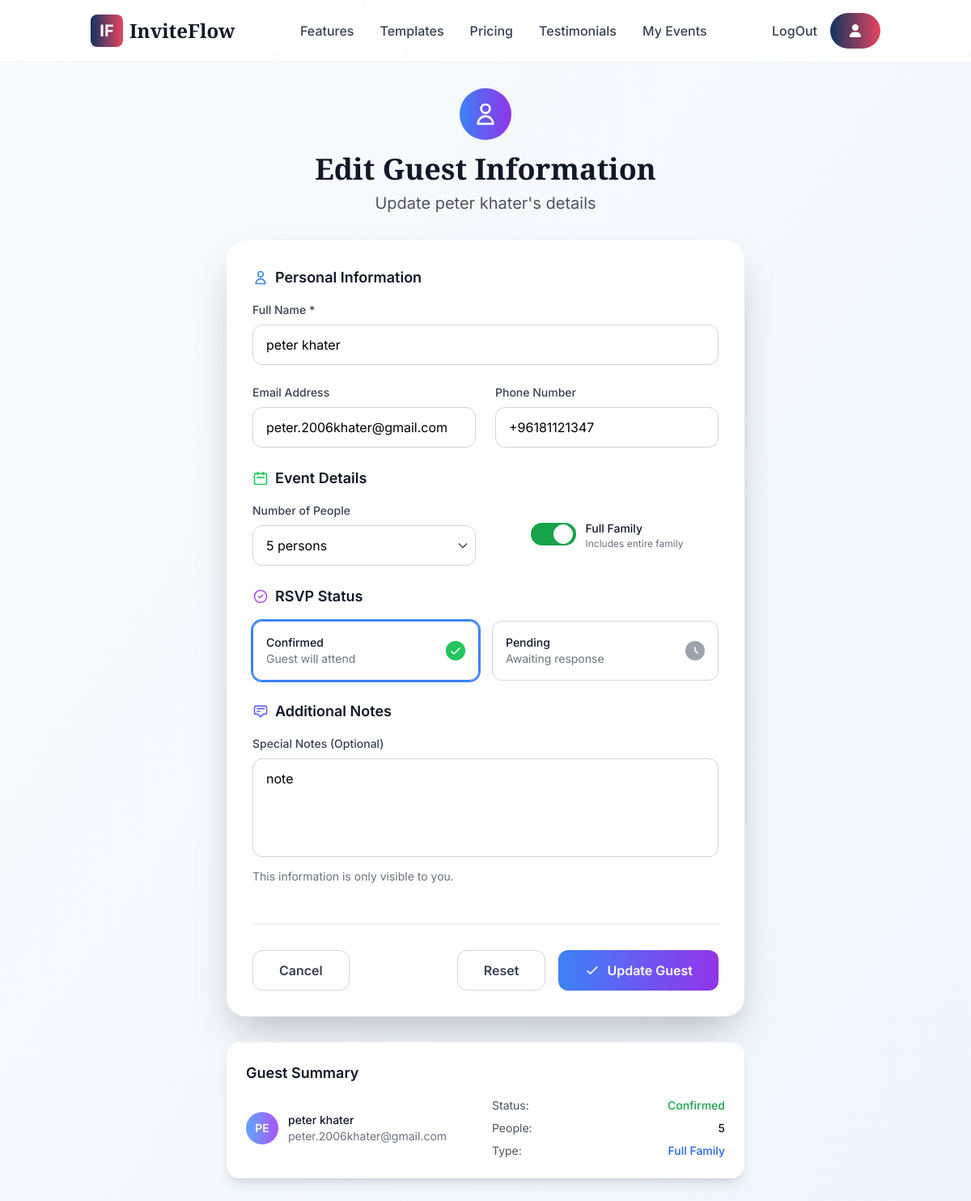
Page /invitation/36/guest/ys2lGlpw7QGoCOt80PNFlRA2YfKgB5Al0ZXC69GEfS0b6JJKuw/edit/ (signed in) on the committed database.
### invitation/models.py (models this page shows, shortened)
class Guest(models.Model):
    invitation = models.ForeignKey(Invitation, on_delete=models.CASCADE, related_name="guests")
    name = models.CharField(max_length=255)
    email = models.EmailField(blank=True, null=True)
    phone_number = PhoneNumberField(blank=True, null=True)
    person_count = models.PositiveIntegerField(default=1)
    full_family = models.BooleanField(default=False)
    rsvp = models.BooleanField(default=False)
    notes = models.TextField(blank=True, null=True)
    guest_secret_key = models.CharField(max_length=255,null=True,blank=True)
    class Meta:
        ordering = ['name']

### invitation/views.py (the view, shortened to what this page needs)
# urls.py: path('invitation/<int:invitation_id>/guest/<str:guest_key>/edit/',views.edit_guest,name="edit_guest"),
@active_or_not
def edit_guest(request, invitation_id, guest_key):
    invitation = get_object_or_404(Invitation, id=invitation_id)
    if request.user != invitation.invitation_owner:
        return HttpResponse('Permission denied', status=403)
    if not invitation.active:
        raise Http404("No MyModel matches the given query.")
    guest = get_object_or_404(Guest,invitation=invitation,guest_secret_key=guest_key)
    context = {
        'guest': guest,
        'invitation': invitation,
    }
    return render(request, 'invitation/guest_edit.html', context)

### template/invitation/guest_edit.html (shortened to what this page needs)
{% extends 'base.html' %}
{% load static %}
{% block content %}
<div id="particles-js" class="fixed inset-0 -z-10"></div>
<div class="min-h-screen bg-gradient-to-br from-gray-50 to-blue-50 py-8">
    <div class="max-w-2xl mx-auto px-4">
        <div class="text-center mb-8">
            <div class="inline-flex items-center justify-center w-16 h-16 bg-gradient-to-r from-blue-500 to-purple-600 rounded-full mb-4">
                <svg class="w-8 h-8 text-white" fill="none" stroke="currentColor" viewBox="0 0 24 24">
                    <path stroke-linecap="round" stroke-linejoin="round" stroke-width="2" d="M16 7a4 4 0 11-8 0 4 4 0 018 0zM12 14a7 7 0 00-7 7h14a7 7 0 00-7-7z"></path>
                </svg>
            </div>
            <h1 class="text-4xl font-elegant font-bold text-gray-900 mb-2">Edit Guest Information</h1>
            <p class="text-xl text-gray-600">Update {{ guest.name }}'s details</p>
        </div>
        <div class="bg-white rounded-3xl shadow-2xl p-8">
            <form method="post">
                <div class="space-y-6">
                    <div>
                        <h3 class="text-lg font-semibold text-gray-900 mb-4 flex items-center">
                            <svg class="w-5 h-5 text-blue-500 mr-2" fill="none" stroke="currentColor" viewBox="0 0 24 24">
                                <path stroke-linecap="round" stroke-linejoin="round" stroke-width="2" d="M16 7a4 4 0 11-8 0 4 4 0 018 0zM12 14a7 7 0 00-7 7h14a7 7 0 00-7-7z"></path>
                            </svg>
                            Personal Information
                        </h3>
                        <div class="mb-6">
                            <label class="block text-sm font-medium text-gray-700 mb-2">
                                Full Name *
                            </label>
                            <input type="text" name="name" value="{{ guest.name }}" required
                                   class="w-full px-4 py-3 border border-gray-300 rounded-xl focus:ring-2 focus:ring-blue-500 focus:border-transparent transition-all duration-200"
                                   placeholder="Enter guest's full name">
                        </div>
                        <div class="grid md:grid-cols-2 gap-6">
                            <div>
                                <label class="block text-sm font-medium text-gray-700 mb-2">
                                    Email Address
                                </label>
                                <input type="email" name="email" value="{{ guest.email|default:'' }}"
                                       class="w-full px-4 py-3 border border-gray-300 rounded-xl focus:ring-2 focus:ring-blue-500 focus:border-transparent transition-all duration-200"
                                       placeholder="email@example.com">
                            </div>
                            <div>
                                <label class="block text-sm font-medium text-gray-700 mb-2">
                                    Phone Number
                                </label>
                                <input type="tel" name="phone_number" value="{{ guest.phone_number|default:'' }}"
                                       class="w-full px-4 py-3 border border-gray-300 rounded-xl focus:ring-2 focus:ring-blue-500 focus:border-transparent transition-all duration-200"
                                       placeholder="+1 (555) 000-0000">
                            </div>
                        </div>
                    </div>
                    <div>
                        <h3 class="text-lg font-semibold text-gray-900 mb-4 flex items-center">
                            <svg class="w-5 h-5 text-green-500 mr-2" fill="none" stroke="currentColor" viewBox="0 0 24 24">
                                <path stroke-linecap="round" stroke-linejoin="round" stroke-width="2" d="M8 7V3m8 4V3m-9 8h10M5 21h14a2 2 0 002-2V7a2 2 0 00-2-2H5a2 2 0 00-2 2v12a2 2 0 002 2z"></path>
                            </svg>
                            Event Details
                        </h3>
                        <div class="grid md:grid-cols-2 gap-6">
                            <div>
                                <label class="block text-sm font-medium text-gray-700 mb-2">
                                    Number of People
                                </label>
                                <div class="relative">
                                    <select name="person_count"
                                            class="w-full px-4 py-3 border border-gray-300 rounded-xl focus:ring-2 focus:ring-green-500 focus:border-transparent transition-all duration-200 appearance-none bg-white">
                                        {% for i in "123456789"|make_list %}
                                        <option value="{{ forloop.counter }}" {% if guest.person_count == forloop.counter %}selected{% endif %}>
                                            {{ forloop.counter }} person{{ forloop.counter|pluralize }}
                                        </option>
                                        {% endfor %}
                                    </select>
                                    <div class="pointer-events-none absolute inset-y-0 right-0 flex items-center px-2 text-gray-700">
                                    </div>
                                </div>
                            </div>
                            <div class="flex items-center justify-center">
                                <label class="flex items-center space-x-3 cursor-pointer">
                                    <div class="relative">
                                        <div class="w-14 h-7 bg-gray-200 peer-focus:outline-none peer-focus:ring-4 peer-focus:ring-blue-300 rounded-full peer peer-checked:after:translate-x-full peer-checked:after:border-white after:content-[''] after:absolute after:top-0.5 after:left-[4px] after:bg-white after:border-gray-300 after:border after:rounded-full after:h-6 after:w-6 after:transition-all peer-checked:bg-green-600"></div>
                                    </div>
                                    <div>
                                        <span class="text-sm font-medium text-gray-900">Full Family</span>
                                        <p class="text-xs text-gray-500">Includes entire family</p>
                                    </div>
                                </label>
                            </div>
                        </div>
                    </div>
                    <div>
                        <h3 class="text-lg font-semibold text-gray-900 mb-4 flex items-center">
                            <svg class="w-5 h-5 text-purple-500 mr-2" fill="none" stroke="currentColor" viewBox="0 0 24 24">
                                <path stroke-linecap="round" stroke-linejoin="round" stroke-width="2" d="M9 12l2 2 4-4m6 2a9 9 0 11-18 0 9 9 0 0118 0z"></path>
                            </svg>
                            RSVP Status
                        </h3>
                        <div class="grid md:grid-cols-2 gap-4">
                            <label class="relative flex cursor-pointer rounded-xl border border-gray-300 p-4 focus:outline-none">
                                <div class="flex w-full items-center justify-between">
                                    <div class="flex items-center">
                                        <div class="text-sm">
                                            <span class="font-medium text-gray-900">Confirmed</span>
                                            <p class="text-gray-500">Guest will attend</p>
                                        </div>
                                    </div>
                                    <div class="shrink-0 text-white">
                                        <svg class="h-6 w-6 {% if guest.rsvp %}text-green-500{% else %}text-gray-400{% endif %}" viewBox="0 0 24 24" fill="none">
                                            <circle cx="12" cy="12" r="12" fill="currentColor"/>
                                            <path d="M7 13l3 3 7-7" stroke="#fff" stroke-width="1.5" stroke-linecap="round" stroke-linejoin="round"/>
                                        </svg>
                                    </div>
                                </div>
                            </label>
                            <label class="relative flex cursor-pointer rounded-xl border border-gray-300 p-4 focus:outline-none">
                                <div class="flex w-full items-center justify-between">
                                    <div class="flex items-center">
                                        <div class="text-sm">
                                            <span class="font-medium text-gray-900">Pending</span>
                                            <p class="text-gray-500">Awaiting response</p>
                                        </div>
                                    </div>
                                    <div class="shrink-0 text-white">
                                        <svg class="h-6 w-6 {% if not guest.rsvp %}text-orange-500{% else %}text-gray-400{% endif %}" viewBox="0 0 24 24" fill="none">
                                            <circle cx="12" cy="12" r="12" fill="currentColor"/>
                                            <path d="M12 8v4l3 3" stroke="#fff" stroke-width="1.5" stroke-linecap="round" stroke-linejoin="round"/>
                                        </svg>
                                    </div>
                                </div>
                            </label>
                        </div>
                    </div>
                    <div>
                        <h3 class="text-lg font-semibold text-gray-900 mb-4 flex items-center">
                            <svg class="w-5 h-5 text-indigo-500 mr-2" fill="none" stroke="currentColor" viewBox="0 0 24 24">
                                <path stroke-linecap="round" stroke-linejoin="round" stroke-width="2" d="M7 8h10M7 12h4m1 8l-4-4H5a2 2 0 01-2-2V6a2 2 0 012-2h14a2 2 0 012 2v8a2 2 0 01-2 2h-3l-4 4z"></path>
                            </svg>
                            Additional Notes
                        </h3>
                        <div>
                            <label class="block text-sm font-medium text-gray-700 mb-2">
                                Special Notes (Optional)
                            </label>
                            <textarea name="notes" rows="4"
                                      class="w-full px-4 py-3 border border-gray-300 rounded-xl focus:ring-2 focus:ring-indigo-500 focus:border-transparent transition-all duration-200 resize-none"
                                      placeholder="Any dietary restrictions, special requirements, or notes about this guest...">{{ guest.notes|default:'' }}</textarea>
                            <p class="text-sm text-gray-500 mt-2">This information is only visible to you.</p>
                        </div>
                    </div>
                </div>
                <div class="flex flex-col sm:flex-row justify-between items-center space-y-4 sm:space-y-0 sm:space-x-4 mt-12 pt-8 border-t border-gray-200">
                    <a href="{% url 'guest_management' invitation.id %}"
                       class="w-full sm:w-auto px-8 py-3 border border-gray-300 text-gray-700 rounded-xl font-semibold hover:border-gray-400 transition-colors duration-200 text-center">
                        Cancel
                    </a>
                    <div class="flex flex-col sm:flex-row space-y-4 sm:space-y-0 sm:space-x-4 w-full sm:w-auto">
                        <button type="button" onclick="resetForm()"
                                class="w-full sm:w-auto px-8 py-3 border border-gray-300 text-gray-700 rounded-xl font-semibold hover:border-gray-400 transition-colors duration-200">
                            Reset
                        </button>
                        <button type="submit"
                                class="w-full sm:w-auto px-8 py-3 bg-gradient-to-r from-blue-500 to-purple-600 text-white rounded-xl font-semibold hover:shadow-lg transform hover:scale-105 transition-all duration-200 flex items-center justify-center">
                            <svg class="w-5 h-5 mr-2" fill="none" stroke="currentColor" viewBox="0 0 24 24">
                                <path stroke-linecap="round" stroke-linejoin="round" stroke-width="2" d="M5 13l4 4L19 7"></path>
                            </svg>
                            Update Guest
                        </button>
                    </div>
                </div>
            </form>
        </div>
        <div class="mt-8 bg-white rounded-2xl shadow-lg p-6">
            <h3 class="text-lg font-semibold text-gray-900 mb-4">Guest Summary</h3>
            <div class="grid md:grid-cols-2 gap-4 text-sm">
                <div class="flex items-center space-x-3">
                    <div class="w-10 h-10 bg-gradient-to-r from-blue-400 to-purple-500 rounded-full flex items-center justify-center text-white font-semibold text-sm">
                        {{ guest.name|slice:":2"|upper }}
                    </div>
                    <div>
                        <p class="font-medium text-gray-900">{{ guest.name }}</p>
                        <p class="text-gray-500">{{ guest.email|default:"No email" }}</p>
                    </div>
                </div>
                <div class="space-y-2">
                    <div class="flex justify-between">
                        <span class="text-gray-600">Status:</span>
                        <span class="font-medium {% if guest.rsvp %}text-green-600{% else %}text-orange-600{% endif %}">
                            {% if guest.rsvp %}Confirmed{% else %}Pending{% endif %}
                        </span>
                    </div>
                    <div class="flex justify-between">
                        <span class="text-gray-600">People:</span>
                        <span class="font-medium text-gray-900">{{ guest.person_count }}</span>
                    </div>
                    {% if guest.full_family %}
                    <div class="flex justify-between">
                        <span class="text-gray-600">Type:</span>
                        <span class="font-medium text-blue-600">Full Family</span>
                    </div>
                    {% endif %}
                </div>
            </div>
        </div>
    </div>
</div>
{% endblock %}

### project/static/css/custom.css (style rules this page uses)
html { scroll-behavior: smooth; }

### template/base.html (style rules this page uses)
#particles-js { position: fixed; width: 100%; height: 100%; background-color: inherit; top: 0; left: 0; z-index: -2; }

### template/invitation/guest_edit.html (style rules this page uses)
* { transition-property: color, background-color, border-color, transform, opacity; transition-timing-function: cubic-bezier(0.4, 0, 0.2, 1); transition-duration: 200ms; }
#particles-js { position: fixed; width: 100%; height: 100%; background-color: inherit; top: 0; left: 0; z-index: -2; }

### rows in the picture
Guest: name "peter khater", email "peter.2006khater@gmail.com", phone_number "+96181121347", person_count "5 persons", notes "note", name "PE", person_count "5"
